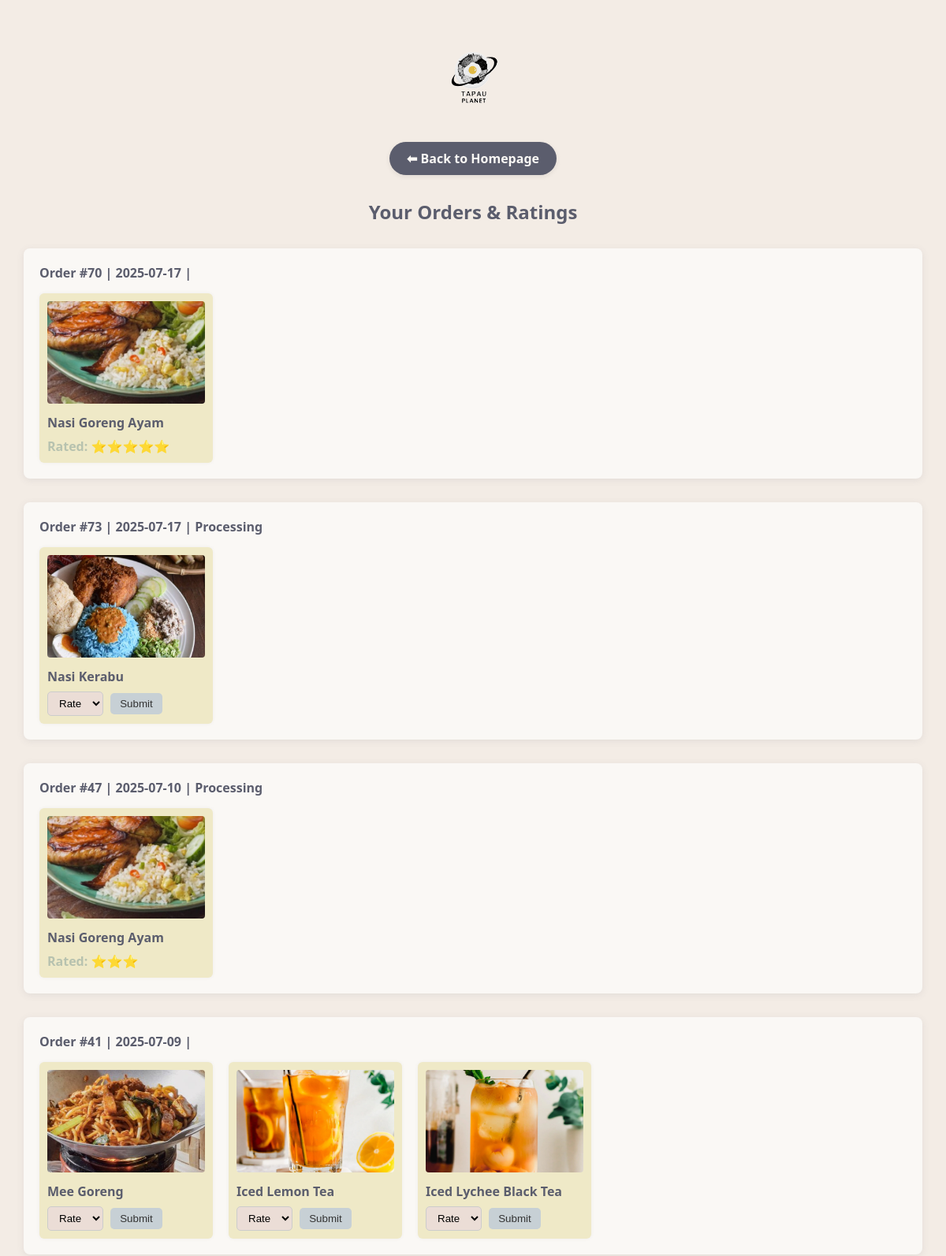
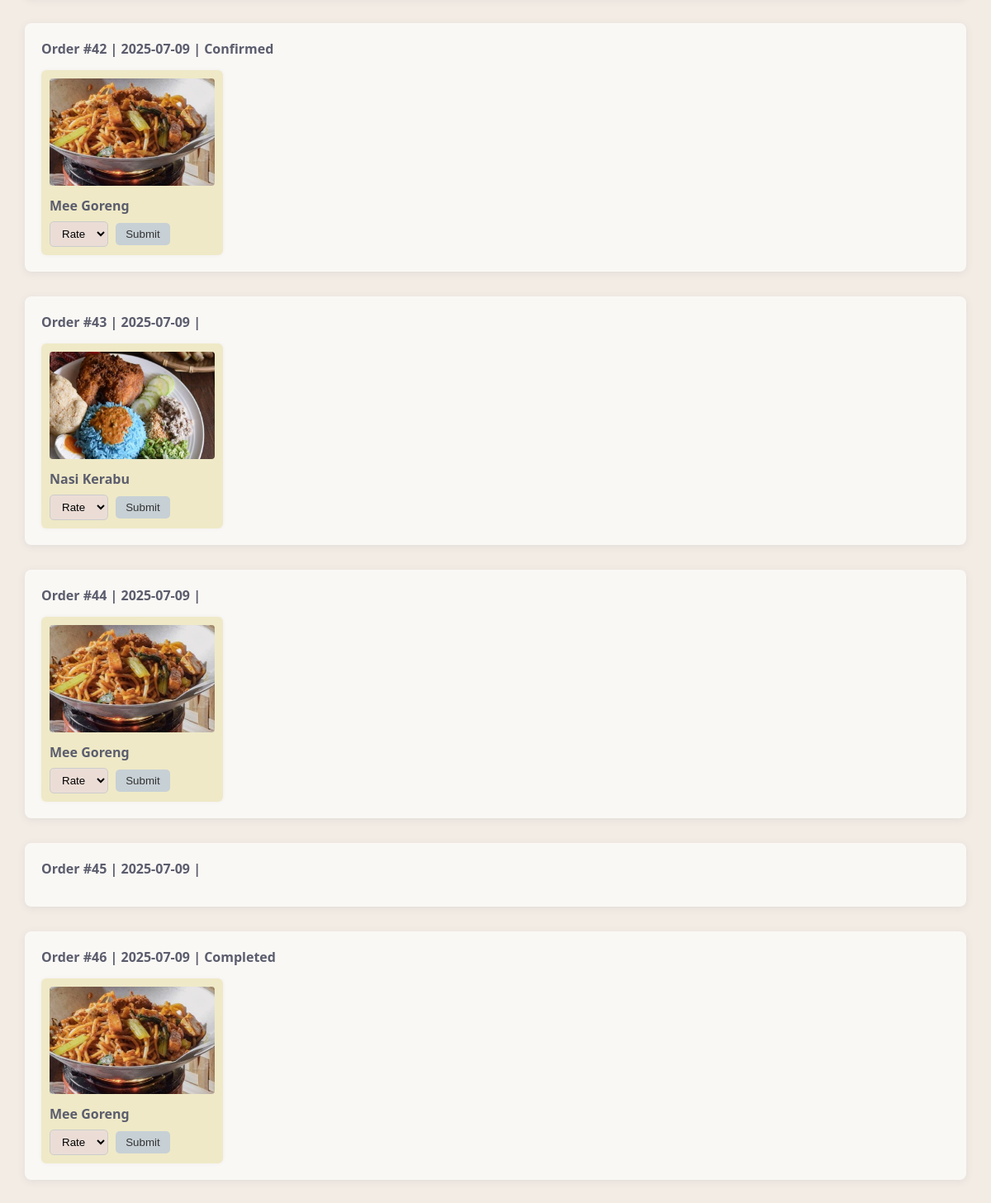
/userOrder.php (signed in), run on the app's committed database (2 pictures, top to bottom).
### tables this page shows
CREATE TABLE `orders` (
  `orderId` int(11) NOT NULL,
  `orderDate` date NOT NULL,
  `orderStatus` varchar(10) NOT NULL,
  `orderType` varchar(10) NOT NULL,
  `payMethod` varchar(20) DEFAULT NULL,
  `userId` int(11) NOT NULL
);

CREATE TABLE `ordermenu` (
  `orderId` int(11) NOT NULL,
  `menuId` int(11) NOT NULL,
  `quantity` int(11) NOT NULL
);

CREATE TABLE `menu` (
  `menuId` int(10) NOT NULL,
  `menuName` varchar(100) NOT NULL,
  `menuPrice` decimal(10,0) NOT NULL,
  `menuPic` varchar(255) NOT NULL,
  `categoryId` int(11) NOT NULL,
  `menuDesc` text DEFAULT NULL,
  `salesCount` int(11) DEFAULT 0,
  `userId` int(11) DEFAULT NULL
);

CREATE TABLE `menu_rating` (
  `menuRateId` int(11) NOT NULL,
  `orderId` int(11) DEFAULT NULL,
  `menuId` int(11) DEFAULT NULL,
  `userId` int(11) DEFAULT NULL,
  `menuRateRating` int(11) DEFAULT NULL,
  `menuRateComment` text DEFAULT NULL,
  `created_at` timestamp NOT NULL DEFAULT current_timestamp()
);

### userOrder.php (the view, shortened to what this page needs)
<?php
include 'connection.php';
$userId = $_SESSION['user']['userId'] ?? 0;
$orders = $conn->query("SELECT * FROM orders WHERE userId = $userId ORDER BY orderDate DESC");
?>
<!DOCTYPE html>
<html lang="en">
<head>
</head>
<body>
<div class="menu-header">
  <img src="images/CSC264 LOGO 1.png" alt="CSC264 Logo">
  <br>
  <a href="index.php" class="back-btn">⬅ Back to Homepage</a>
</div>
<h2 style="text-align:center; color:#5B5D6D; margin-bottom: 30px;">Your Orders & Ratings</h2>
<?php while ($order = $orders->fetch_assoc()): ?>
  <div class="order-box">
    <h4>Order #<?= $order['orderId'] ?> | <?= $order['orderDate'] ?> | <?= ucfirst($order['orderStatus']) ?></h4>
    <?php
    $orderId = $order['orderId'];
    $items = $conn->query("SELECT om.menuId, m.menuName, m.menuPic
                           FROM ordermenu om
                           JOIN menu m ON om.menuId = m.menuId
                           WHERE om.orderId = $orderId");
    ?>
    <div style="display: flex; flex-wrap: wrap; gap: 20px;">
    <?php while ($item = $items->fetch_assoc()):
      $menuId = $item['menuId'];
      $menuName = htmlspecialchars($item['menuName']);
      $menuPic = htmlspecialchars($item['menuPic']);
      $rate = $conn->query("SELECT menuRateRating FROM menu_rating WHERE userId=$userId AND menuId=$menuId AND orderId=$orderId");
      $hasRated = $rate->fetch_assoc();
    ?>
      <div class="item-card">
        <img src="images/<?= $menuPic ?>" alt="<?= $menuName ?>" class="item-img">
        <p class="item-name"><?= $menuName ?></p>
        <?php if ($hasRated): ?>
          <span class="rated">Rated: <?= str_repeat("⭐", $hasRated['menuRateRating']) ?></span>
        <?php else: ?>
          <form method="POST" action="submit_rating.php" style="margin-top: 5px;">
            <select name="rating" required>
              <option value="">Rate</option>
            </select>
            <input type="submit" value="Submit">
          </form>
        <?php endif; ?>
      </div>
    <?php endwhile; ?>
    </div>
  </div>
<?php endwhile; ?>
</body>
</html>

### userOrder.php (style rules this page uses)
body { font-family: 'Segoe UI', sans-serif; background: #F3ECE5; padding: 30px; margin: 0; }
.order-box { background: #FAF8F5; padding: 20px; border-radius: 8px; margin-bottom: 30px; box-shadow: 0 2px 10px rgba(91, 93, 109, 0.1); }
.order-box h4 { margin: 0 0 15px; color: #5B5D6D; }
.menu-header { text-align: center; margin-bottom: 30px; }
.menu-header img { height: 130px; width: auto; max-width: 220px; }
.menu-header .back-btn { display: inline-block; margin-top: 15px; padding: 10px 22px; background: #5B5D6D; border: none; border-radius: 30px; color: #FAF8F5; font-weight: 600; font-size: 1rem; text-decoration: none; box-shadow: 0 2px 6px rgba(0,0,0,0.08); transition: background 0.3s; }
.rated { color: #B7C2AF; font-weight: bold; }
select { padding: 6px 10px; border-radius: 5px; border: 1px solid #ccc; background: #EBDDD6; }
input[type="submit"] { background: #C7D0D5; color: #333; border: none; padding: 6px 12px; cursor: pointer; border-radius: 5px; margin-left: 5px; }
.item-card { width: 200px; background: #EFE9C7; padding: 10px; border-radius: 6px; box-shadow: 0 0 5px rgba(0,0,0,0.05); }
.item-img { width: 100%; height: 130px; object-fit: cover; border-radius: 4px; }
.item-name { margin: 8px 0; font-weight: bold; color: #5B5D6D; }

### data on the page
orders: orderId "70", orderDate "2025-07-17"
ordermenu: menuId.menuPic (picture), menuId.menuName "Nasi Goreng Ayam", menu_rating.menuRateRating "⭐⭐⭐⭐⭐"
orders: orderId "73", orderDate "2025-07-17", orderStatus "Processing"
ordermenu: menuId.menuPic (picture), menuId.menuName "Nasi Kerabu"
orders: orderId "47", orderDate "2025-07-10", orderStatus "Processing"
ordermenu: menuId.menuPic (picture), menuId.menuName "Nasi Goreng Ayam", menu_rating.menuRateRating "⭐⭐⭐"
orders: orderId "41", orderDate "2025-07-09"
ordermenu: menuId.menuPic (picture), menuId.menuName "Mee Goreng"
ordermenu: menuId.menuPic (picture), menuId.menuName "Iced Lemon Tea"
ordermenu: menuId.menuPic (picture), menuId.menuName "Iced Lychee Black Tea"
orders: orderId "42", orderDate "2025-07-09", orderStatus "Confirmed"
ordermenu: menuId.menuPic (picture), menuId.menuName "Mee Goreng"
orders: orderId "43", orderDate "2025-07-09"
ordermenu: menuId.menuPic (picture), menuId.menuName "Nasi Kerabu"
orders: orderId "44", orderDate "2025-07-09"
ordermenu: menuId.menuPic (picture), menuId.menuName "Mee Goreng"
orders: orderId "45", orderDate "2025-07-09"
orders: orderId "46", orderDate "2025-07-09", orderStatus "Completed"
ordermenu: menuId.menuPic (picture), menuId.menuName "Mee Goreng"
